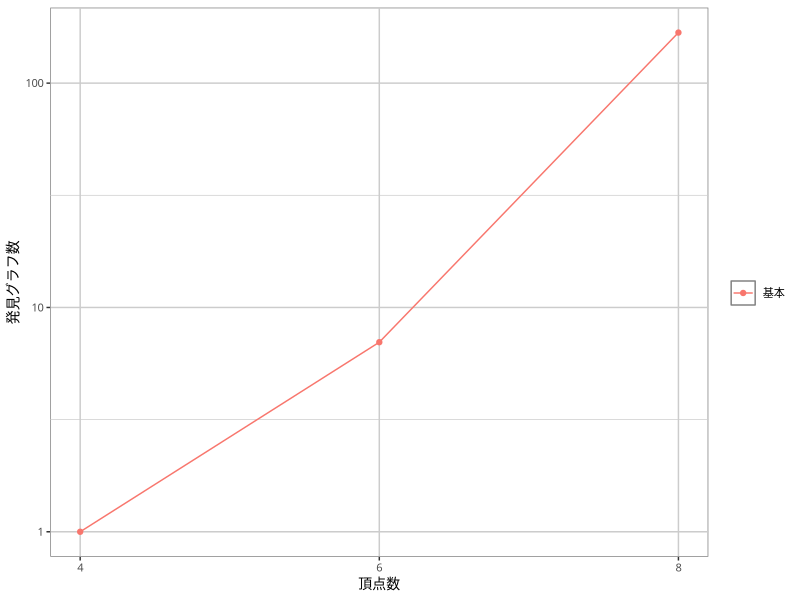

This figure's R source:
library(readr)
library(dplyr)
library(ggplot2)

data <- read_csv('cmp-algo-full-mws.csv') %>%
  filter(d == 3, bdr == 'basic' & mgr == 'basic') %>%
  mutate(mtd = 'basic') %>%
  mutate(node_per_graph = node / n_graph) %>%
  select(n, d, mtd, n_graph)

gp <- ggplot(data, aes(n, n_graph, color=mtd)) +
  geom_point() +
  geom_line() +
  scale_x_continuous(name = '頂点数',
                     breaks = data$n,
                     minor_breaks = NULL,
                     labels = as.character(data$n)) +
  scale_y_continuous(name = '発見グラフ数',
                     trans = 'log10') +
  scale_color_discrete(name = '',
                       breaks = c('basic'),
                       labels = c('基本')) +
  theme(text = element_text(family = 'IPAexGothic', size = 10),
        panel.background = element_rect(fill = 'white', colour = 'grey50'),
        panel.grid.major = element_line(colour = 'grey80'),
        panel.grid.minor = element_line(colour = 'grey80')
        )

ggsave('the-basic-full-graph.pdf', gp,
       width = 15, height = 10, units = 'cm',
       device = cairo_pdf)
